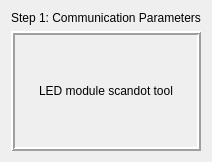
  <widget class="QWizardPage" name="wizardPage_pageCommunicate">
   <property name="mouseTracking">
    <bool>false</bool>
   </property>
   <property name="locale">
    <locale language="Chinese" country="China"/>
   </property>
   <property name="inputMethodHints">
    <set>Qt::ImhNone</set>
   </property>
   <layout class="QGridLayout" name="gridLayout_2">
    <item row="0" column="0">
     <layout class="QVBoxLayout" name="verticalLayout_pageCommunicate" stretch="0,0">
      <item>
       <widget class="QLabel" name="label_pageCommunicateHint">
        <property name="font">
         <font>
          <family>Arial</family>
          <weight>50</weight>
          <bold>false</bold>
         </font>
        </property>
        <property name="text">
         <string>Step 1: Communication Parameters</string>
        </property>
       </widget>
      </item>
      <item>
       <widget class="QFrame" name="frame_pageCommunicate">
        <property name="font">
         <font>
          <family>Arial</family>
         </font>
        </property>
        <property name="frameShape">
         <enum>QFrame::Box</enum>
        </property>
        <property name="frameShadow">
         <enum>QFrame::Raised</enum>
        </property>
        <property name="lineWidth">
         <number>2</number>
        </property>
        <layout class="QGridLayout" name="gridLayout_8" rowstretch="0,0,0" columnstretch="0">
         <item row="1" column="0">
          <widget class="QLabel" name="label">
           <property name="text">
            <string>LED module scandot tool</string>
           </property>
           <property name="alignment">
            <set>Qt::AlignCenter</set>
           </property>
          </widget>
         </item>
         <item row="2" column="0">
          <spacer name="verticalSpacer_2">
           <property name="orientation">
            <enum>Qt::Vertical</enum>
           </property>
           <property name="sizeHint" stdset="0">
            <size>
             <width>20</width>
             <height>40</height>
            </size>
           </property>
          </spacer>
         </item>
         <item row="0" column="0">
          <spacer name="verticalSpacer">
           <property name="orientation">
            <enum>Qt::Vertical</enum>
           </property>
           <property name="sizeHint" stdset="0">
            <size>
             <width>20</width>
             <height>40</height>
            </size>
           </property>
          </spacer>
         </item>
        </layout>
       </widget>
      </item>
     </layout>
    </item>
   </layout>
  </widget>
